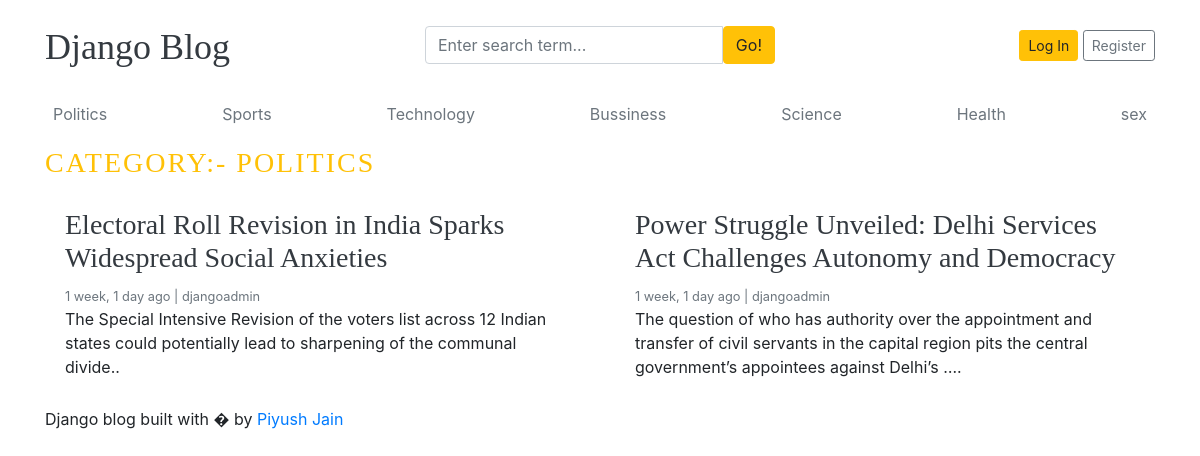
Page /category/1/ on the committed database.
### blogs/models.py (models this page shows, shortened)
class Category(models.Model):
    Category_name = models.CharField(max_length=50, unique = True)
    created_at = models.DateTimeField(auto_now_add= True)
    updated_at = models.DateTimeField(auto_now=True)
    class Meta:
        verbose_name_plural = 'categories'
    def __str__(self):
        return self.Category_name

class Blog(models.Model):
    title = models.CharField(max_length=100)
    slug =models.SlugField(max_length=150 , unique = True , blank = True)
    category = models.ForeignKey(Category, on_delete = models.CASCADE)
    author = models.ForeignKey(User, on_delete=models.CASCADE)
    featured_image = models.ImageField(upload_to='uploads/%Y/%m/%d')
    short_description = models.TextField(max_length=500)
    blog_body =models.TextField(max_length=2000)
    status = models.CharField(max_length=20 ,choices=STATUS_CHOICES, default = "draft")
    is_featured = models.BooleanField(default=True)
    created_at = models.DateTimeField(auto_now_add= True)
    updated_at = models.DateTimeField(auto_now= True)

### blogs/views.py (the view)
# urls.py: path('<int:Category_id>/', views.posts_by_category , name ='posts_by_category'),
def posts_by_category(request, Category_id):
    posts = Blog.objects.filter(category =Category_id )
    try:
        category = Category.objects.get(pk = Category_id)
    except:
        return redirect('home')
    context ={
        'posts' : posts,
        'category' : category,
    }
    return render(request, 'posts_by_category.html', context)

### blogs/context_processors.py (called while the page is built)
def get_categories(request):
    categories = Category.objects.all()
    return dict(categories = categories)

def get_social_links(request):
    social_links= SocialLinks.objects.all()
    return dict(social_links = social_links)

### templates/posts_by_category.html (shortened to what this page needs)
{% extends 'base.html' %}
    {% block content %}
        <h3 class= "text-uppercase text-warning" style="letter-spacing: 2px;">Category:- {{category}}</h3>
        <div class="row mb-2">
        {% if posts %}
        {% for post in posts %}
            <div class="col-md-6">
            <div class="card border-0" >
                <div class="card-body">
                <h3 ><a href="{% url 'blogs' post.slug %}"  class = "text-dark">{{post.title}}</a></h3>
                <small class="mb-1 text-muted">{{post.created_at | timesince}} ago | {{ post.author }}</small>
                <p class="card-text">{{ post.short_description |truncatewords:25 }}.</p>
                </div>
            </div>
            </div>
            {%endfor%}
            {%else %}
            <p> No posts available
            {% endif %}
        </div>
    {% endblock %}

### templates/base.html (shortened to what this page needs)
 {% load static %}
<!DOCTYPE html>
<html lang="en">
<head>
    <link href="https://getbootstrap.com/docs/4.0/dist/css/bootstrap.min.css" rel="stylesheet">
    <link href="{% static 'css/blog.css' %}" rel="stylesheet">
  </head>
<body>
    <div class="container">
      <header class="blog-header py-3">
        <div class="row flex-nowrap justify-content-between align-items-center">
          <div class="col-4 pt-1">
            <a class="blog-header-logo text-dark" href="/">Django Blog</a>
          </div>
          <div class = "col-4">
           <form action="{% url 'search' %}" method ="GET">
            <div class="input-group">
              <input class="form-control" type="text" name ="keyword" placeholder="Enter search term..." aria-label="Enter search term..." aria-describedby="button-search" />
              <button type = "submit" class="btn btn-warning" id="button-search" type="button">Go!</button>
            </div>
           </form>
          </div>
          {% if not user.is_authenticated %}
          <div class="col-4 d-flex justify-content-end align-items-center">
            <a class="btn btn-sm btn-warning" href="{% url 'login'%}">Log In</a> &nbsp;
            <a class="btn btn-sm btn-outline-secondary" href="{% url 'register' %}">Register</a>
          {% else %}
          <span> You are logged in as {{user}}</span>
          &emsp;
          <span> <a href ="{% url 'logout' %}">Logout</a></span>
          {% endif %}
        </div>
        </div>
      </header>
      <div class="nav-scroller py-1 mb-2">
        <nav class="nav d-flex justify-content-between">
          {% for i in categories %}
          <a class="p-2 text-muted" href="{% url 'posts_by_category'  i.id %}">{{i.Category_name}}</a>
          {% endfor %}
        </nav>
      </div>
 {%block content %}
{% endblock %}
<footer class="blog-footer">
  <p>Django blog built with � by <a href="#">Piyush Jain</a></p>
</footer>
</body>
</html>

### blog_main/static/css/blog.css (style rules this page uses)
.blog-header-logo { font-family: "Playfair Display", Georgia, "Times New Roman", serif; font-size: 2.25rem; }
h1, h2, h3, h4, h5, h6 { font-family: "Playfair Display", Georgia, "Times New Roman", serif; }

### rows in the picture
Category: Category_name "Politics", Category_name "POLITICS"
Category: Category_name "Sports"
Category: Category_name "Technology"
Category: Category_name "Bussiness"
Category: Category_name "Science"
Category: Category_name "Health"
Category: Category_name "sex"
Blog: title "Electoral Roll Revision in India Sparks Widespread Social Anxieties", created_at "1 week, 1 day", author "djangoadmin", short_description "The Special Intensive Revision of the voters list across 12 Indian states could potentially lead to sharpening of the communal divide."
Blog: title "Power Struggle Unveiled: Delhi Services Act Challenges Autonomy and Democracy", created_at "1 week, 1 day", author "djangoadmin", short_description "The question of who has authority over the appointment and transfer of civil servants in the capital region pits the central government’s appointees against Delhi’s …"
